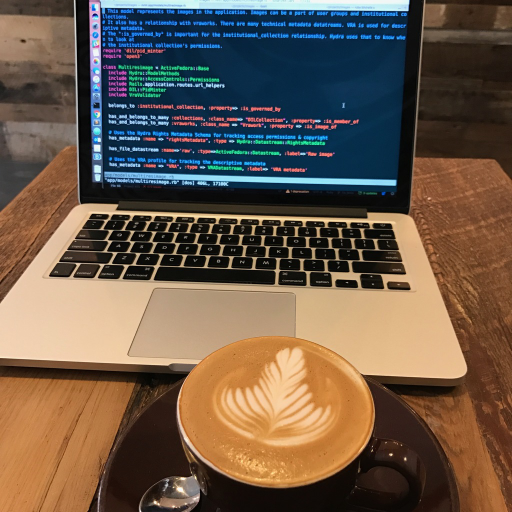
#> input picture notebooks/images/coffee.png, 1024 x 1024 px (shown at 1/2 size)
$ jupyter execute --allow-errors 01_multimodal_embedding_models.ipynb
#> lines starting #> are read from the running program, lines starting #| are printed output that depends on the picture
# Multimodal Embedding Models

## Setup

### Define a multimodal embedding model

This exercise uses a model called [**CLIP ViT-B/32 - LAION-2B**](https://huggingface.co/laion/CLIP-ViT-B-32-laion2B-s34B-b79K), a reasonably small but performant image and text classification model. To keep the code similar to previous embedding exercises, we'll access the model via the experimental Langchain bindings for [OpenCLIP](https://github.com/mlfoundations/open_clip), an open source implementation of OpenAI's CLIP neural network. There are several models and model checkpoints available.

[cell 1]
from PIL import Image
from IPython.display import display
from langchain_experimental.open_clip import OpenCLIPEmbeddings

#> (the rest of this cell did not finish here and is left out)

## Generate embeddings

### Generate an embedding from a sample image

[cell 2]
file_path = "../../images/coffee.png"
img = Image.open(file_path).convert('RGB').resize((256,256))
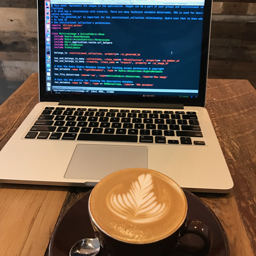
#> img: PIL image 256x256 RGB; mean R, G, B 106.4, 89.5, 74.3
#> (the rest of this cell did not finish here and is left out)
